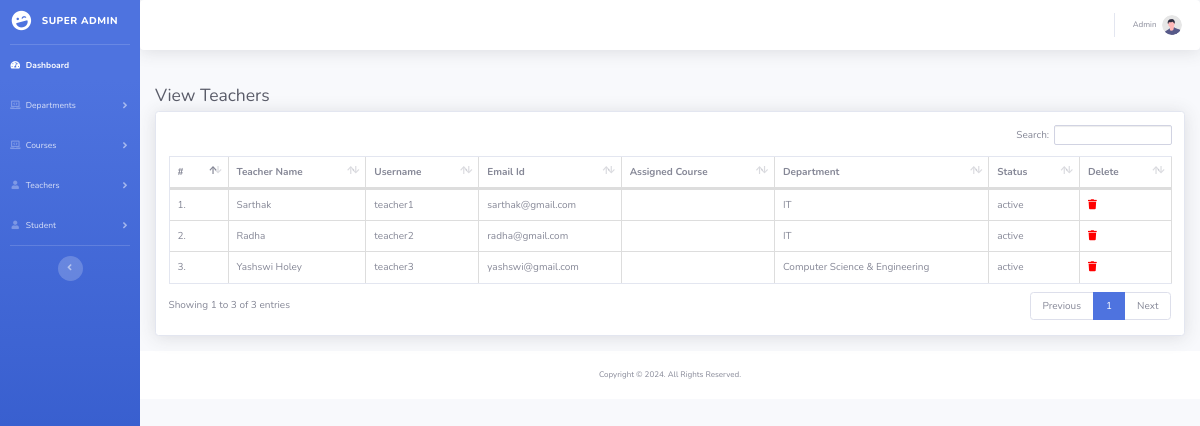
The page /admin/viewteacher.php (signed in) on the database as committed earlier.
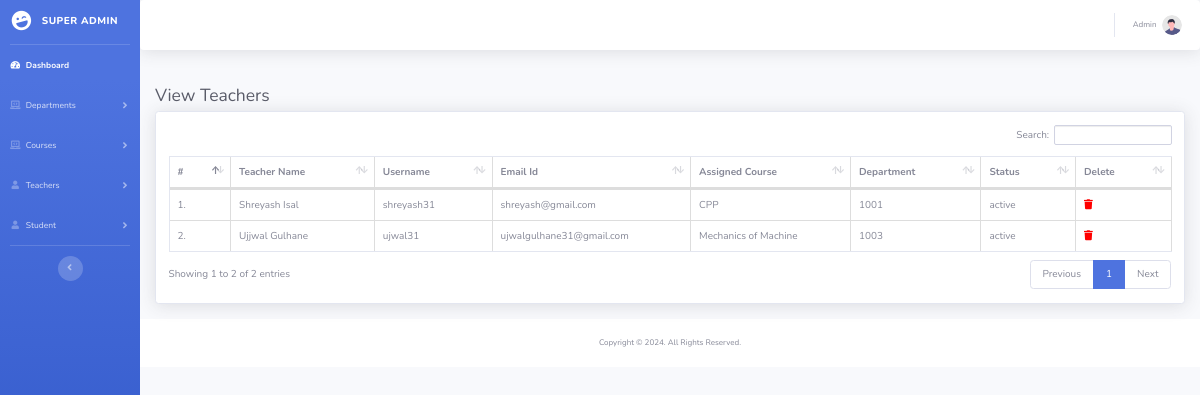
The same page on the database as committed later.
### tables this page shows
CREATE TABLE `teachers` (
  `teacher_id` int(255) NOT NULL,
  `fullname` varchar(255) NOT NULL,
  `username` varchar(50) NOT NULL,
  `email` varchar(255) NOT NULL,
  `password` varchar(255) NOT NULL,
  `department` varchar(100) DEFAULT NULL,
  `course` varchar(255) NOT NULL,
  `status` enum('active','inactive') DEFAULT 'active'
);

### admin/viewteacher.php (the view, shortened to what this page needs)
<?php session_start();
if(strlen($_SESSION['aid'])==0)
  {
header('location:index.php');
}
else{
include 'header.php';
?>
<div class="container-fluid">
    <h1 class="h3 mb-2 text-gray-800">View Teachers</h1>
    <div class="card shadow mb-4">
        <div class="card-body ">
            <div class="table-responsive">
                <table class="table table-bordered" id="example1" width="100%" cellspacing="0">
                    <thead>
                        <tr>
                            <th>#</th>
                        <th>Teacher Name</th>
                            <th>Username</th>
                            <th>Email Id</th>
                            <th>Assigned Course</th>
                            <th>Department</th>
                            <th>Status</th>
                            <th>Delete</th>
                        </tr>
                    </thead>
                    <tbody>
                        <?php
                        include '../db.php';
                        $sql = "SELECT * FROM `teachers`";
                        $result = $conn->query($sql);
                        $cnt = 1;
                        if ($result->num_rows > 0) {
                            while ($row = $result->fetch_assoc()) {
                        ?>
                                <tr>
                                <td><?php echo $cnt++; ?>.</td>
                                <td><?php echo $row["fullname"]; ?></td>
                                    <td><?php echo $row["username"]; ?></td>
                                    <td><?php echo $row["email"]; ?></td>
                                    <td><?php echo $row["course"]; ?></td>
                                    <td><?php echo $row["department"]; ?></td>
                                    <td><?php echo $row["status"]; ?></td>
                                    <td><a href="delete_teacher.php?id=<?php echo $row['teacher_id']; ?>"><i class="fas fa-trash" style="color: red; cursor: pointer"></i></a></td>
                                </tr>
                        <?php
                            }
                        } else {
                            echo "<tr><td colspan='3'>No teachers found</td></tr>";
                        }
                        ?>
                    </tbody>
                </table>
            </div>
        </div>
    </div>
</div>
<?php
}
include 'footer.php';
?>

### admin/header.php (shortened to what this page needs)
<?php session_start();
if(strlen($_SESSION['aid'])==0)
  {
header('location:index.php');
}
else{
$name = $_SESSION['admin_username'];
?>
<!DOCTYPE html>
<html lang="en">
<head>
    <link href="vendor/fontawesome-free/css/all.min.css" rel="stylesheet" type="text/css">
    <link href="css/sb-admin-2.min.css" rel="stylesheet">
    <link href="vendor/datatables/dataTables.bootstrap4.min.css" rel="stylesheet">
</head>
<body id="page-top">
    <div id="wrapper">
        <ul class="navbar-nav bg-gradient-primary sidebar sidebar-dark accordion" id="accordionSidebar">
            <a class="sidebar-brand d-flex align-items-center justify-content-center" href="dashboard.php">
                <div class="sidebar-brand-icon rotate-n-15">
                    <i class="fas fa-laugh-wink"></i>
                </div>
                <div class="sidebar-brand-text mx-3">Super Admin </div>
            </a>
            <hr class="sidebar-divider my-0">
            <li class="nav-item active">
                <a class="nav-link" href="dashboard.php">
                    <i class="fas fa-fw fa-tachometer-alt"></i>
                    <span>Dashboard</span></a>
            </li>
            <li class="nav-item">
                <a class="nav-link collapsed" href="#" data-toggle="collapse" data-target="#collapseTwo11"
                    aria-expanded="true" aria-controls="collapseTwo11">
                    <i class="fas fa-fw fa-laptop-code"></i>
                    <span>Departments</span>
                </a>
            </li>
            <li class="nav-item">
                <a class="nav-link collapsed" href="#" data-toggle="collapse" data-target="#collapseTwo121"
                    aria-expanded="true" aria-controls="collapseTwo121">
                    <i class="fas fa-fw fa-laptop-code"></i>
                    <span>Courses</span>
                </a>
            </li>
            <li class="nav-item">
                <a class="nav-link collapsed" href="#" data-toggle="collapse" data-target="#collapseTwo1"
                    aria-expanded="true" aria-controls="collapseTwo1">
                    <i class="fas fa-fw fa-user"></i>
                    <span>Teachers</span>
                </a>
            </li>
            <li class="nav-item">
                <a class="nav-link collapsed" href="#" data-toggle="collapse" data-target="#collapseTwo"
                    aria-expanded="true" aria-controls="collapseTwo1">
                    <i class="fas fa-fw fa-user"></i>
                    <span>Student</span>
                </a>
            </li>
            <hr class="sidebar-divider d-none d-md-block">
            <div class="text-center d-none d-md-inline">
                <button class="rounded-circle border-0" id="sidebarToggle"></button>
            </div>
        </ul>
        <div id="content-wrapper" class="d-flex flex-column">
            <div id="content">
                <nav class="navbar navbar-expand navbar-light bg-white topbar mb-4 static-top shadow">
                    <ul class="navbar-nav ml-auto">
                        <li class="nav-item dropdown no-arrow">
                            <a class="nav-link dropdown-toggle" href="#" id="userDropdown" role="button"
                                data-toggle="dropdown" aria-haspopup="true" aria-expanded="false">
                                <span class="mr-2 d-none d-lg-inline text-gray-600 small"><?php  echo ucwords($name);  ?> </span>
                                <img class="img-profile rounded-circle"
                                    src="img/undraw_profile.svg">
                            </a>
                        </li>
                    </ul>
                </nav>
                <?php
}
?>

### admin/footer.php (shortened to what this page needs)
<!DOCTYPE html>
<html lang="en">
<head>
    <link href="vendor/bootstrap/css/bootstrap.min.css" rel="stylesheet">
    <link href="css/sb-admin-2.min.css" rel="stylesheet">
    <link href="vendor/fontawesome-free/css/all.min.css" rel="stylesheet">
    <link href="../plugins/datatables-bs4/css/dataTables.bootstrap4.min.css" rel="stylesheet">
    <link href="../plugins/datatables-responsive/css/responsive.bootstrap4.min.css" rel="stylesheet">
    <link href="../plugins/datatables-buttons/css/buttons.bootstrap4.min.css" rel="stylesheet">
</head>
<body>
    <footer class="sticky-footer bg-white">
        <div class="container my-auto">
            <div class="copyright text-center my-auto">
                <span>Copyright &copy; 2024. All Rights Reserved.</span>
            </div>
        </div>
    </footer>
</body>
</html>

Rows that differ between the two databases and show on the page:
removed teachers: fullname "Sarthak", username "teacher1", email "sarthak@gmail.com", department "IT", status "active"
removed teachers: fullname "Radha", username "teacher2", email "radha@gmail.com", department "IT", status "active"
removed teachers: fullname "Yashswi Holey", username "teacher3", email "yashswi@gmail.com", department "Computer Science & Engineering", status "active"
added teachers: fullname "Shreyash Isal", username "shreyash31", email "shreyash@gmail.com", course "CPP", department "1001", status "active"
added teachers: fullname "Ujjwal Gulhane", username "ujwal31", email "ujwalgulhane31@gmail.com", course "Mechanics of Machine", department "1003", status "active"
Other text that changed with them:
text written by a page script: "Search: Showing 1 to 3 of 3 entries Previous 1 Next" → "Search: Showing 1 to 2 of 2 entries Previous 1 Next"
